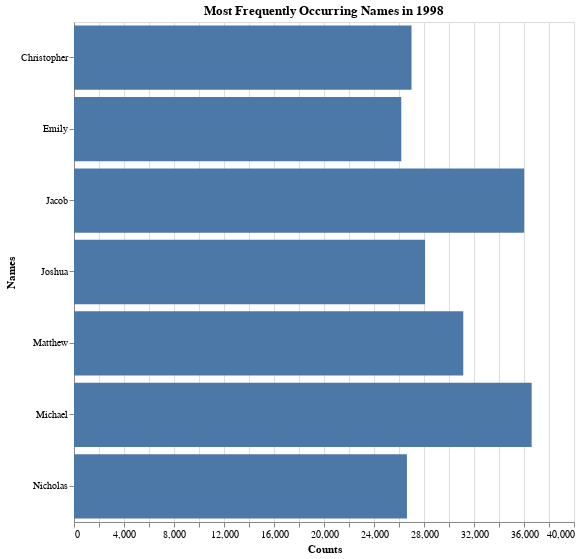

This figure's notebook cell:
### Code cell
(alt.Chart(frequently_occuring_names_in_1998).
     mark_bar().
     encode(y = alt.Y('name', title = 'Names'), x = alt.X('n', title = 'Counts')).
     properties(title = 'Most Frequently Occurring Names in 1998', 
                height = 500, width = 500)
)

### Figure 1 — Vega-Lite specification as saved in the notebook (floating-point values rounded to 4 significant figures)
{"config": {"view": {"continuousWidth": 400, "continuousHeight": 300}}, "data": {"name": "data-c804d649e25e2483f8357fe0537f7ba9"}, "mark": "bar", "encoding": {"x": {"field": "n", "title": "Counts", "type": "quantitative"}, "y": {"field": "name", "title": "Names", "type": "nominal"}}, "height": 500, "title": "Most Frequently Occurring Names in 1998", "width": 500, "$schema": "https://vega.github.io/schema/vega-lite/v4.17.0.json", "datasets": {"data-c804d649e25e2483f8357fe0537f7ba9": [{"year": 1998, "sex": "M", "name": "Michael", "n": 36614, "prop": 0.01806}, {"year": 1998, "sex": "M", "name": "Jacob", "n": 36014, "prop": 0.01777}, {"year": 1998, "sex": "M", "name": "Matthew", "n": 31142, "prop": 0.01536}, {"year": 1998, "sex": "M", "name": "Joshua", "n": 28088, "prop": 0.01386}, {"year": 1998, "sex": "M", "name": "Christopher", "n": 27001, "prop": 0.01332}, {"year": 1998, "sex": "M", "name": "Nicholas", "n": 26634, "prop": 0.01314}, {"year": 1998, "sex": "F", "name": "Emily", "n": 26181, "prop": 0.01351}]}}
